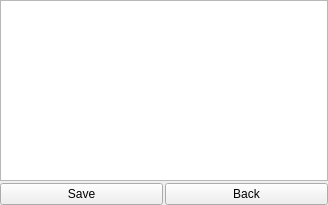
<?xml version="1.0" encoding="UTF-8"?>
<ui version="4.0">
 <class>GradientTableClass</class>
 <widget class="QWidget" name="GradientTableClass">
  <property name="geometry">
   <rect>
    <x>0</x>
    <y>0</y>
    <width>328</width>
    <height>205</height>
   </rect>
  </property>
  <property name="windowTitle">
   <string>Form</string>
  </property>
  <layout class="QVBoxLayout" name="verticalLayout">
   <property name="spacing">
    <number>2</number>
   </property>
   <property name="margin">
    <number>0</number>
   </property>
   <item>
    <widget class="TableCtrl" name="tableView"/>
   </item>
   <item>
    <layout class="QHBoxLayout" name="horizontalLayout">
     <item>
      <widget class="BtnCtrl" name="saveBtn">
       <property name="text">
        <string>Save</string>
       </property>
      </widget>
     </item>
     <item>
      <widget class="BtnCtrl" name="backBtn">
       <property name="text">
        <string>Back</string>
       </property>
      </widget>
     </item>
    </layout>
   </item>
  </layout>
 </widget>
 <customwidgets>
  <customwidget>
   <class>TableCtrl</class>
   <extends>QTableView</extends>
   <header>tablectrl.h</header>
  </customwidget>
  <customwidget>
   <class>BtnCtrl</class>
   <extends>QPushButton</extends>
   <header>btnctrl.h</header>
  </customwidget>
 </customwidgets>
 <resources/>
 <connections/>
</ui>
